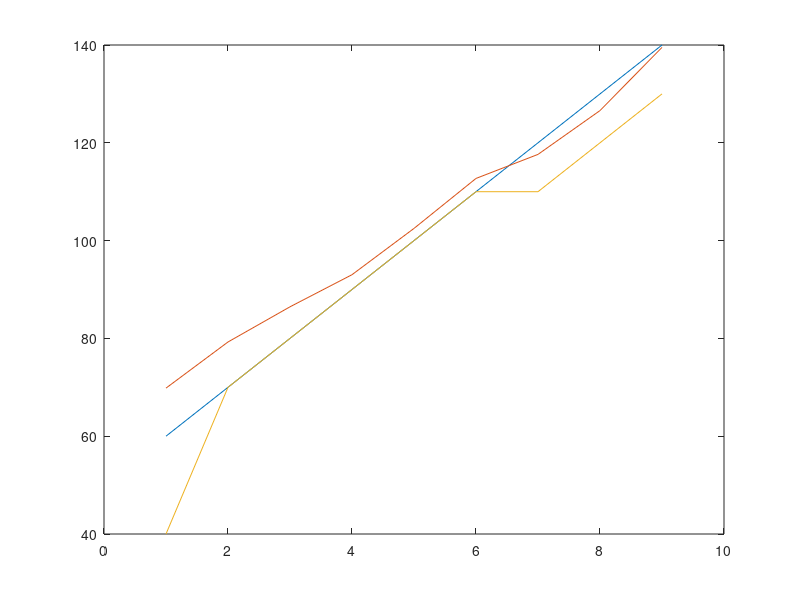

The MATLAB script that drew this image:
angle =[  69.8319   79.2684   86.4603   93.0268  102.4929  112.7134  117.6300  126.5898  139.5112];


trension = [  173.1315  176.5274  173.3530  171.3483  170.6810  168.7913  163.1323  164.7832  162.2480];


angle_HMM = [   40    70    80    90   100   110   110   120   130];


tension_HMM = [30    60    90   110   130   140   140   150   150];

angle_meas = [60 70 80 90 100 110 120 130 140]

x = [ 1 2 3 4 5 6 7 8 9]

plot(x, angle_meas, x, angle, x, angle_HMM)
